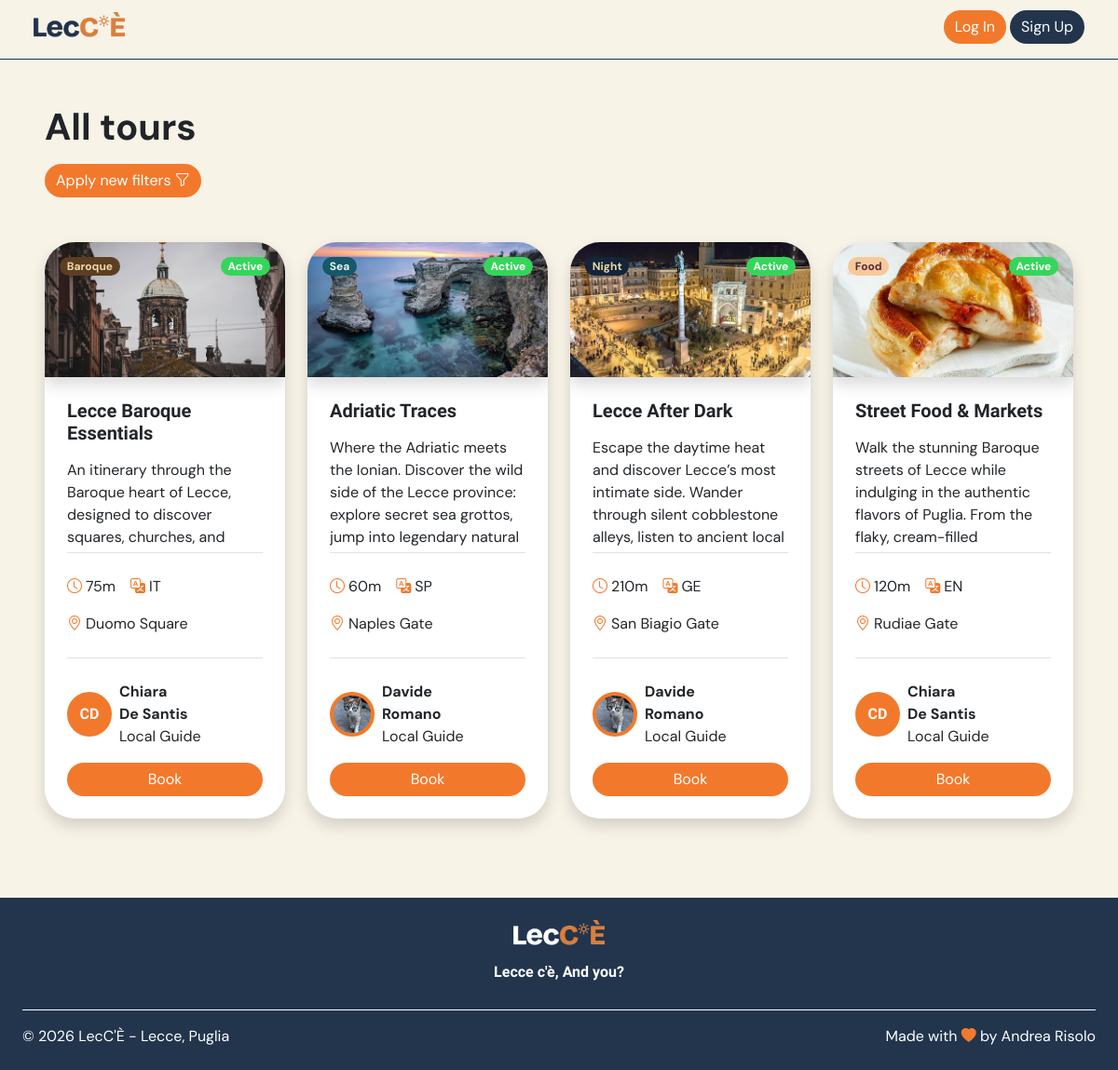
Screenshot of /tours/list with the database file from the repository.
### tables this page shows
CREATE TABLE "tour_photos" (
	"id"	INTEGER,
	"tour_id"	TEXT NOT NULL,
	"path"	TEXT NOT NULL UNIQUE,
	"order_number"	INTEGER NOT NULL,
	PRIMARY KEY("id" AUTOINCREMENT),
	FOREIGN KEY("tour_id") REFERENCES "tours"("id") ON DELETE CASCADE
);

CREATE TABLE "tours" (
	"id"	TEXT,
	"guide_id"	TEXT NOT NULL,
	"language_id"	TEXT NOT NULL,
	"title"	TEXT NOT NULL,
	"description"	TEXT NOT NULL,
	"duration"	INTEGER NOT NULL,
	"max_participants"	INTEGER NOT NULL,
	"theme_id"	INTEGER NOT NULL,
	"state"	TEXT NOT NULL DEFAULT 'active',
	PRIMARY KEY("id"),
	FOREIGN KEY("guide_id") REFERENCES "users"("id") ON DELETE CASCADE,
	FOREIGN KEY("language_id") REFERENCES "languages"("id") ON DELETE CASCADE,
	FOREIGN KEY("theme_id") REFERENCES "tour_themes"("id")
);

CREATE TABLE "tour_themes" (
	"id"	INTEGER,
	"name"	TEXT NOT NULL,
	"emoji"	TEXT NOT NULL,
	"description"	TEXT NOT NULL,
	PRIMARY KEY("id" AUTOINCREMENT)
);

CREATE TABLE "languages" (
	"id"	INTEGER,
	"name"	TEXT NOT NULL UNIQUE,
	PRIMARY KEY("id" AUTOINCREMENT)
);

CREATE TABLE "stops" (
	"id"	TEXT,
	"tour_id"	TEXT NOT NULL,
	"place_name"	TEXT NOT NULL,
	"order_number"	INTEGER NOT NULL,
	PRIMARY KEY("id"),
	FOREIGN KEY("tour_id") REFERENCES "tours"("id") ON DELETE CASCADE
);

CREATE TABLE users (
    id TEXT PRIMARY KEY,
    role TEXT NOT NULL,

    email TEXT NOT NULL UNIQUE,
    password TEXT NOT NULL,

    first_name TEXT NOT NULL,
    last_name TEXT NOT NULL,
    profile_photo TEXT
);

### app.py (the view, shortened to what this page needs)
@app.route("/tours/list")
def tours():
    today=date.today()
    weekday = None
    start_date = request.args.get("start_date")
    date_range_check = request.args.get("date_range_check")
    duration_allowed = ["0 - 1:30 h", "1:30 - 3 h", "3 h +"]
    duration = request.args.get("duration", "Any duration")
    if duration not in duration_allowed:
        if duration == "Any duration":
            duration = (0, None)
        else:
            flash("Invalid duration", "negative")
            return redirect(url_for("home"))
    elif duration == "0 - 1:30 h":
        duration = (0, 90)
    elif duration == "1:30 - 3 h":
        duration = (90, 180)
    elif duration == "3 h +":
        duration = (180, None)
    languages=languages_dao.get_languages()
    languages_names = []
    for language in languages:
        languages_names.append(language["name"])
    language = request.args.get("language", "Any language")
    if language not in languages_names:
        if language == "Any language":
            language = None
        else:
            flash("Invalid language", "negative")
            return redirect(url_for("home"))
    else:
        language_db = languages_dao.get_language_by_name(language)
        language = language_db["id"]
    themes=themes_dao.get_themes()
    themes_names = []
    for theme in themes:
        themes_names.append(theme.name)
    theme = request.args.get("theme", "Any theme")
    if theme not in themes_names:
        if theme == "Any theme":
            theme = None
        else:
            flash("Invalid theme", "negative")
            return redirect(url_for("home"))
    else:
        theme_obj = themes_dao.get_theme_by_name(theme)
        theme = theme_obj.id
    max_participants = request.args.get("maxPeople")
    if max_participants is not None and max_participants != "":
        if not max_participants.isdigit() or int(max_participants) < 1:
            flash("Max participants must be a positive integer", "negative")
            return redirect(url_for("home"))
        max_participants = int(max_participants)
    else:
        max_participants = None
    min_participants = request.args.get("minPeople")
    if min_participants is not None and min_participants != "":
        if not min_participants.isdigit() or int(min_participants) < 1:
            flash("Min participants must be a positive integer", "negative")
            return redirect(url_for("home"))
        min_participants = int(min_participants)
    else:
        min_participants = None
    tours=tours_dao.get_tours_filters(state="active", weekday=weekday, duration_start=duration[0], duration_end=duration[1], language=language, theme=theme, max_participants=max_participants, min_participants=min_participants)
    for tour in tours:
        tour.photos=photos_dao.get_first_photo(tour)
        tour.language=languages_dao.get_language_by_id(tour.language_id)["name"]
        tour.theme=themes_dao.get_theme_by_id(tour.theme_id)
        tour.stops=stops_dao.get_first_stop_by_tour(tour)
        tour.guide = users_dao.get_user_by_id(tour.guide_id)
    return render_template("tours.html", today=today, tours=tours, languages=languages, themes=themes, origin="list")

### database/daos/languages.py (called while the page is built)
@connect_db
def get_languages(conn, cursor):
    query="SELECT * FROM languages"
    cursor.execute(query)
    languages=cursor.fetchall()
    languages_list=[]
    for language in languages:
        languages_list.append(dict(language))
    return languages_list

@connect_db
def get_language_by_id(conn, cursor, id):
    query="SELECT * FROM languages WHERE id=(?)"
    cursor.execute(query, (id,))
    language=cursor.fetchone()
    if language is None:
        return None
    return dict(language)

### database/daos/photos.py (called while the page is built)
@connect_db
def get_first_photo(conn, cursor, tour):
    query="SELECT path FROM tour_photos WHERE tour_id=(?) ORDER BY order_number LIMIT 1"
    cursor.execute(query, (tour.id,))
    photo=cursor.fetchone()
    if photo:
        return photo["path"]
    else:
        return None

### database/daos/stops.py (called while the page is built)
@connect_db
def get_first_stop_by_tour(conn, cursor, tour):
    query = "SELECT place_name FROM stops WHERE tour_id=(?) ORDER BY order_number ASC LIMIT 1"
    cursor.execute(query, (tour.id,))
    stop = cursor.fetchone()
    if stop:
        return stop["place_name"]
    else:
        return None

### database/daos/themes.py (called while the page is built)
@connect_db
def get_themes(conn, cursor):
    query="SELECT * FROM tour_themes"
    cursor.execute(query)
    themes=cursor.fetchall()
    themes_list=[]
    for theme in themes:
        theme_obj=Theme(theme["id"], theme["name"], theme["emoji"], theme["description"])
        themes_list.append(theme_obj)
    return themes_list

@connect_db
def get_theme_by_id(conn, cursor, id):
    query="SELECT * FROM tour_themes WHERE id=(?)"
    cursor.execute(query, (id,))
    theme=cursor.fetchone()
    if theme is None:
        return None
    theme_obj=Theme(theme["id"], theme["name"], theme["emoji"], theme["description"])
    return theme_obj

### database/daos/users.py (called while the page is built)
@connect_db
def get_user_by_id(conn, cursor, id):
    query="SELECT * FROM users WHERE id=(?)"
    cursor.execute(query, (id,))
    user=cursor.fetchone()
    if user is None:
        return None
    user_obj=User(user["id"], user["role"], user["email"], user["password"], user["first_name"], user["last_name"], user["profile_photo"])
    return user_obj

### utilities/db_connection.py (called while the page is built)
def connect_db(func):
    @wraps(func)
    def wrapper(*args, **kwargs):
        conn = sqlite3.connect(DB_PATH)
        conn.row_factory = sqlite3.Row
        cursor = conn.cursor()
        try:
            return func(conn, cursor, *args, **kwargs)
        finally:
            cursor.close()
            conn.close()
    return wrapper

### templates/tours.html (shortened to what this page needs)
{% extends "base.html" %}
{% block content %}
<main class="mx-3 mx-lg-4 my-5 min-vh-100">
    <section class="my-5">
        <div class="container">
            <h1 class="fw-bold mb-3">
                {% if origin == "list" %}
                All tours
                {% elif origin == "user_tours" %}
                {% if current_user.id == user.id %}
                My tours
                {% else %}
                {{ user.first_name }}'s tours
                {% endif %}
                {% endif %}
            </h1>
            {% if origin == "list" %}
            <a class="btn lecce-btn lecce-primary-background" data-bs-toggle="collapse" href="#collapseFilters">
                Apply new filters <i class="bi-funnel"></i>
            </a>
            {% endif %}
        </div>
    </section>
    <section>
        <div class="container">
            <div class="row g-4">
                {% if tours|length > 0 %}
                {% for tour in tours %}
                <div class="col-12 col-md-6 col-lg-3">
                    {% include "tour_card.html" %}
                </div>
                {% endfor %}
                {% else %}
                <div class="d-flex justify-content-center align-items-center py-5 fw-bold fs-4">
                    <p>No tours found</p>
                </div>
                {% endif %}
            </div>
        </div>
    </section>
</main>
{% endblock %}

### templates/tour_card.html
<div class="card border-0 rounded-5 shadow overflow-hidden h-100">
    <a href="{{ url_for('tour', id=tour.id) }}" class="shadow overflow-hidden tour-preview-photo">
        <img class="object-fit-cover h-100 w-100"
            src="{{ url_for('static', filename='images/tour_photos/' ~ tour.photos) }}" alt="Tour photo">
    </a>
    <article class="card-body p-4 d-flex flex-column">
        <h3 class="fs-5 fw-bold mb-3 lecce-text-impact">{{ tour.title }}</h3>
        <span
            class="badge lecce-{{ tour.theme.name.lower() }}-background lecce-{{ tour.theme.name.lower() }}-text lecce-btn position-absolute top-0 start-0 m-3">
            {{ tour.theme.name }}
        </span>
        {% if tour.state == "active" %}
        <span class="badge lecce-positive-background lecce-primary-text lecce-btn position-absolute top-0 end-0 m-3">
            Active
        </span>
        {% else %}
        <span class="badge lecce-negative-background lecce-primary-text lecce-btn position-absolute top-0 end-0 m-3">
            Inactive
        </span>
        {% endif %}
        <p class="mb-4 overflow-hidden lecce-tour-card border-bottom flex-grow-1">
            {{ tour.description }}
        </p>
        <div class="mb-4 border-bottom pb-4">
            <div class="d-flex gap-3 mb-3">
                <span><i class="bi bi-clock lecce-primary-color me-1"></i>{{ tour.duration }}m</span>
                <span><i class="bi bi-translate lecce-primary-color me-1"></i>{{ tour.language[0:2].upper() }}</span>
            </div>
            <div>
                <span><i class="bi bi-geo-alt lecce-primary-color me-1"></i>{{ tour.stops }}</span>
            </div>
        </div>
        <div class="d-flex flex-column gap-3">
            <div class="d-flex align-items-center gap-2">
                {% if tour.guide.profile_photo is none %}
                <a class="profile-initials lecce-text-impact fw-bold text-decoration-none"
                    href="{{ url_for('profile', id=tour.guide.id) }}">
                    {{ tour.guide.first_name[0] }}{{ tour.guide.last_name[0] }}
                </a>
                {% else %}
                <a class="profile-initials p-1" href="{{ url_for('profile', id=tour.guide.id) }}">
                    <img src="{{ url_for('static', filename='images/profile_photos/' ~ tour.guide.profile_photo) }}"
                        alt="Guide Profile Photo" class="img-fluid rounded-circle object-fit-cover">
                </a>
                {% endif %}
                <div class="d-flex flex-column align-items-start">
                    <span class="fw-bold mb-0">{{ tour.guide.first_name }}</span>
                    <span class="fw-bold mb-0">{{ tour.guide.last_name }}</span>
                    <span class="mb-0 fs-6">Local Guide</span>
                </div>
            </div>
            <a href="{{ url_for('tour', id=tour.id) }}" class="btn lecce-btn lecce-primary-background px-4 w-100">{% if current_user.role != 'guide' and tour.state == 'active' %}Book{% else %}View{% endif %}</a>
        </div>
    </article>
</div>

### static/css/style.css (style rules this page uses)
body { background-color: #F8F3E7; font-family: "DM Sans", sans-serif; }
.lecce-text-impact { font-family: "Bricolage Grotesque", sans-serif; }
.lecce-primary-color { color: #F2792B }
.lecce-positive-background { background-color: #34d65a; }
.lecce-btn { color: white; border: none; border-radius: 1000px; }
.lecce-primary-background { background-color: #F2792B; color: white; }
.tour-preview-photo { aspect-ratio: 16/9; }
.profile-initials { background-color: #F2792B; color: white; aspect-ratio: 1/1; border-radius: 50%; height: 3rem; width: 3rem; display: flex; align-items: center; justify-content: center; }
.lecce-tour-card { height: 6.3rem; }

### static/css/themes.css (style rules this page uses)
.lecce-baroque-background { background-color: #5c3e23; }
.lecce-baroque-text { color: #EFD7A6; }
.lecce-sea-background { background-color: #15596B; }
.lecce-sea-text { color: #E7F1EC; }
.lecce-night-background { background-color: #142539; }
.lecce-night-text { color: #EBD9A8; }
.lecce-food-background { background-color: #F6C99B; }
.lecce-food-text { color: #5A2A3A; }

### rows the page displays
tour_photos: path (picture)
tours: title "Lecce Baroque Essentials", description "An itinerary through the Baroque heart of Lecce, designed to discover squares, churches, and…"
tour_themes: theme.name "Baroque"
languages: name "IT"
stops: stops "Duomo Square"
users: guide "C" "C", guide "D" "D", guide.first_name "Chiara" "Chiara", guide.last_name "De Santis" "De Santis"
tour_photos: path (picture)
tours: title "Adriatic Traces", description "Where the Adriatic meets the Ionian. Discover the wild side of the Lecce province: explore secret sea grottos, jump into legendary natural…"
tour_themes: theme.name "Sea"
languages: name "SP"
stops: stops "Naples Gate"
users: profile_photo (picture), guide.first_name "Davide" "Davide", guide.last_name "Romano" "Romano"
tour_photos: path (picture)
tours: title "Lecce After Dark", description "Escape the daytime heat and discover Lecce’s most intimate side. Wander through silent cobblestone alleys, listen to ancient local…"
tour_themes: theme.name "Night"
languages: name "GE"
stops: stops "San Biagio Gate"
tour_photos: path (picture)
tours: title "Street Food & Markets", description "Walk the stunning Baroque streets of Lecce while indulging in the authentic flavors of Puglia. From the flaky, cream-filled…"
tour_themes: theme.name "Food"
languages: name "EN"
stops: stops "Rudiae Gate"

### other values shown
{{ tour.duration }} "75" "60" "210" "120"
